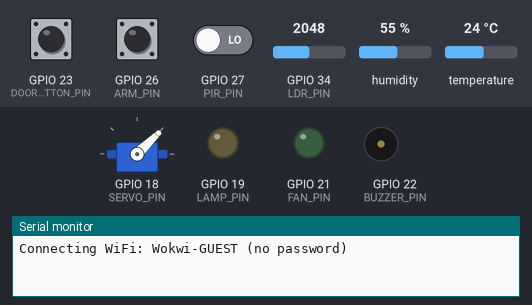
A sketch run on a simulated ESP32. On the bench: servo, output pins drawn as LEDs (lit = HIGH), buzzer (waves = sounding, pin HIGH), the last lines printed to the serial monitor. Inputs (shaded band) come from the test bench; at power-on: temperature 24 °C, GPIO 34 (LDR_PIN) = 2048, GPIO 23 (DOOR_BUTTON_PIN) HIGH, GPIO 26 (ARM_PIN) HIGH, GPIO 27 (PIR_PIN) LOW, humidity 55 % (analog values on the 0–4095 scale). WiFi joins after 1.5 s; servers stay silent unless stated; random numbers use the default seed unless the sketch sets one; no MQTT or app messages arrive unless stated; servo pulses on a pin are drawn as a servo (544–2400 µs = 0–180°).

Above: at 1.2 s.
1.3 s: temperature set to 29.5 °C
3.4 s: temperature set to 30.6 °C
At 5.6 s:
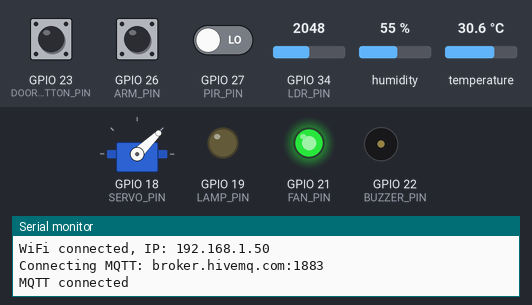
5.9 s: GPIO 34 (LDR_PIN) set to 2344
7.4 s: GPIO 34 (LDR_PIN) set to 2441
At 8.4 s:
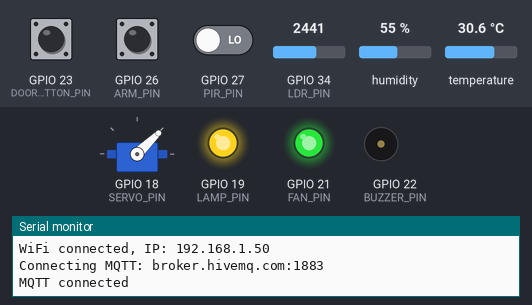
8.9 s: GPIO 23 (DOOR_BUTTON_PIN) pulled LOW for 0.15 s
At 9.3 s:
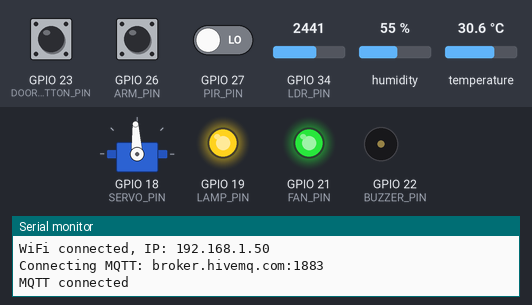
15.4 s: temperature set to 28.7 °C
16.9 s: temperature set to 27.5 °C
At 18.7 s:
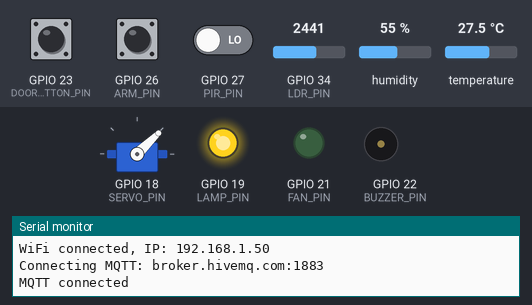
Timing chart, 0 to 20.1 s (numbered marks = the images above; inputs shaded):
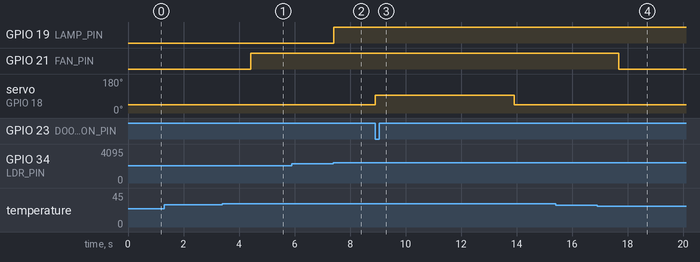

Measured:
- the behaviour switches between 29.9 and 30 °C on temperature (found by bisection; images 0 and 1)
- the behaviour switches between 2399 and 2400 on GPIO 34 (LDR_PIN) (found by bisection; images 1 and 2)
- the behaviour switches between 28.1 and 28 °C on temperature (found by bisection; images 3 and 4)
- after the input at 3.4 s, GPIO 21 (FAN_PIN): LOW → HIGH after 1.0 s
- after the input at 5.9 s, every drawn part: stays the same
- after the input at 7.4 s, GPIO 19 (LAMP_PIN): LOW → HIGH at once
- after the input at 8.9 s, servo on GPIO 18 (SERVO_PIN): 44° → 93° at once, → 44° 5.0 s later
- after the input at 15.4 s, every drawn part: stays the same
- after the input at 16.9 s, GPIO 21 (FAN_PIN): HIGH → LOW after 0.78 s

The sketch:

sketch.ino
```cpp
#include <DHTesp.h>
#include <PubSubClient.h>
#include <WiFi.h>
#include <esp_arduino_version.h>
#include <math.h>

#define HOME_TOPIC "nhathongminh/esp32-ec2d91386fb37524"
constexpr char MQTT_HOST[] = "broker.hivemq.com";
constexpr int MQTT_PORT = 1883;
constexpr char STATE_TOPIC[] = HOME_TOPIC "/state";
constexpr char COMMAND_PATTERN[] = HOME_TOPIC "/cmd/+";
constexpr int DHT_PIN = 25, LDR_PIN = 34, PIR_PIN = 27;
constexpr int ARM_PIN = 26, DOOR_BUTTON_PIN = 23;
constexpr int SERVO_PIN = 18, LAMP_PIN = 19, FAN_PIN = 21, BUZZER_PIN = 22;
constexpr int SERVO_CHANNEL = 0, BUZZER_CHANNEL = 2;
constexpr unsigned long DOOR_OPEN_MS = 5000;

DHTesp dht;
WiFiClient network;
PubSubClient mqtt(network);
enum class Mode { Auto, On, Off };
Mode lampMode = Mode::Auto, fanMode = Mode::Auto;
bool lampAuto = false, fanAuto = false, alarmOn = false, doorOpen = false;
bool buttonWasPressed = false;
bool stateDirty = true;
float temperature = NAN, humidity = NAN;
unsigned long doorOpenedAt = 0, lastDhtRead = 0, lastState = 0, lastConnect = 0;
unsigned long lastWifiReport = 0;
bool wifiWasConnected = false;

void setDoor(bool open) {
  if (open) doorOpenedAt = millis();
  doorOpen = open;
  stateDirty = true;
  const int duty = open ? 4915 : 3277;
#if ESP_ARDUINO_VERSION_MAJOR >= 3
  ledcWrite(SERVO_PIN, duty);
#else
  ledcWrite(SERVO_CHANNEL, duty);
#endif
}

bool parseMode(const char* value, Mode& mode) {
  if (strcmp(value, "AUTO") == 0) mode = Mode::Auto;
  else if (strcmp(value, "ON") == 0) mode = Mode::On;
  else if (strcmp(value, "OFF") == 0) mode = Mode::Off;
  else return false;
  return true;
}

const char* modeName(Mode mode) {
  if (mode == Mode::On) return "ON";
  if (mode == Mode::Off) return "OFF";
  return "AUTO";
}

void onCommand(char* topic, byte* payload, unsigned int length) {
  if (length == 0 || length > 5 || memchr(payload, 0, length)) return;
  char value[6] = {};
  memcpy(value, payload, length);
  if (strcmp(topic, HOME_TOPIC "/cmd/lamp") == 0) {
    stateDirty |= parseMode(value, lampMode);
  } else if (strcmp(topic, HOME_TOPIC "/cmd/fan") == 0) {
    stateDirty |= parseMode(value, fanMode);
  } else if (strcmp(topic, HOME_TOPIC "/cmd/door") == 0) {
    if (strcmp(value, "OPEN") == 0) setDoor(true);
    if (strcmp(value, "CLOSE") == 0) setDoor(false);
  }
}

void serviceMqtt(unsigned long now) {
  const bool wifiConnected = WiFi.status() == WL_CONNECTED;
  if (wifiConnected && !wifiWasConnected) {
    Serial.print("WiFi connected, IP: ");
    Serial.println(WiFi.localIP());
    Serial.printf("Connecting MQTT: %s:%d\n", MQTT_HOST, MQTT_PORT);
  } else if (!wifiConnected && wifiWasConnected) {
    Serial.println("WiFi disconnected; reconnecting...");
  }
  wifiWasConnected = wifiConnected;
  if (!wifiConnected) {
    if (now - lastWifiReport >= 5000) {
      lastWifiReport = now;
      Serial.printf("Waiting for Wokwi-GUEST, WiFi status: %d\n", WiFi.status());
    }
    return;
  }
  if (!mqtt.connected() && now - lastConnect >= 5000) {
    lastConnect = now;
    char clientId[40];
    snprintf(clientId, sizeof(clientId), "smart-home-%08lx", (unsigned long)esp_random());
    if (mqtt.connect(clientId)) {
      mqtt.subscribe(COMMAND_PATTERN);
      stateDirty = true;
      Serial.println("MQTT connected");
    } else {
      Serial.printf("MQTT retry: %d\n", mqtt.state());
    }
  }
  if (mqtt.connected()) mqtt.loop();
}

void jsonFloat(char* value, size_t size, float number) {
  if (isfinite(number)) snprintf(value, size, "%.1f", number);
  else snprintf(value, size, "null");
}

void setup() {
  Serial.begin(115200);
  dht.setup(DHT_PIN, DHTesp::DHT22);
  pinMode(PIR_PIN, INPUT);
  pinMode(ARM_PIN, INPUT_PULLUP);
  pinMode(DOOR_BUTTON_PIN, INPUT_PULLUP);
  pinMode(LAMP_PIN, OUTPUT);
  pinMode(FAN_PIN, OUTPUT);
  analogReadResolution(12);
#if ESP_ARDUINO_VERSION_MAJOR >= 3
  ledcAttach(SERVO_PIN, 50, 16);
  ledcAttach(BUZZER_PIN, 2200, 8);
#else
  ledcSetup(SERVO_CHANNEL, 50, 16);
  ledcAttachPin(SERVO_PIN, SERVO_CHANNEL);
  ledcSetup(BUZZER_CHANNEL, 2200, 8);
  ledcAttachPin(BUZZER_PIN, BUZZER_CHANNEL);
#endif
  setDoor(false);
  mqtt.setServer(MQTT_HOST, MQTT_PORT);
  mqtt.setCallback(onCommand);
  mqtt.setBufferSize(512);
  mqtt.setSocketTimeout(2);
  WiFi.mode(WIFI_STA);
  WiFi.setAutoReconnect(true);
  Serial.println("Connecting WiFi: Wokwi-GUEST (no password)");
  WiFi.begin("Wokwi-GUEST", "", 6);
}

void loop() {
  const unsigned long now = millis();
  const int light = analogRead(LDR_PIN);
  if (light >= 2400) lampAuto = true;
  if (light <= 1900) lampAuto = false;

  if (now - lastDhtRead >= 2200) {
    lastDhtRead = now;
    const TempAndHumidity reading = dht.getTempAndHumidity();
    temperature = reading.temperature;
    humidity = reading.humidity;
    if (temperature >= 30) fanAuto = true;
    if (temperature <= 28) fanAuto = false;
  }

  const bool lamp = lampMode == Mode::Auto ? lampAuto : lampMode == Mode::On;
  const bool fan = fanMode == Mode::Auto ? fanAuto : fanMode == Mode::On;
  digitalWrite(LAMP_PIN, lamp);
  digitalWrite(FAN_PIN, fan);

  const bool armed = digitalRead(ARM_PIN) == LOW;
  const bool motion = digitalRead(PIR_PIN) == HIGH;
  const bool shouldAlarm = armed && motion;
  if (shouldAlarm != alarmOn) {
    alarmOn = shouldAlarm;
    stateDirty = true;
#if ESP_ARDUINO_VERSION_MAJOR >= 3
    ledcWriteTone(BUZZER_PIN, alarmOn ? 2200 : 0);
#else
    ledcWriteTone(BUZZER_CHANNEL, alarmOn ? 2200 : 0);
#endif
  }
  const bool pressed = digitalRead(DOOR_BUTTON_PIN) == LOW;
  if (pressed && !buttonWasPressed) setDoor(true);
  buttonWasPressed = pressed;
  if (doorOpen && millis() - doorOpenedAt >= DOOR_OPEN_MS) setDoor(false);

  if (mqtt.connected() && (stateDirty || now - lastState >= 1500)) {
    char temp[16], hum[16], message[256];
    jsonFloat(temp, sizeof(temp), temperature);
    jsonFloat(hum, sizeof(hum), humidity);
    snprintf(message, sizeof(message),
      R"json({"temperature":%s,"humidity":%s,"light":%d,"motion":%s,"armed":%s,"alarm":%s,"lamp":%s,"fan":%s,"door":%s,"lampMode":"%s","fanMode":"%s"})json",
      temp, hum, light, motion ? "true" : "false", armed ? "true" : "false",
      alarmOn ? "true" : "false", lamp ? "true" : "false", fan ? "true" : "false",
      doorOpen ? "true" : "false", modeName(lampMode), modeName(fanMode));
    if (mqtt.publish(STATE_TOPIC, message)) {
      lastState = now;
      stateDirty = false;
    }
  }
  serviceMqtt(now);
  delay(15);
}
```
